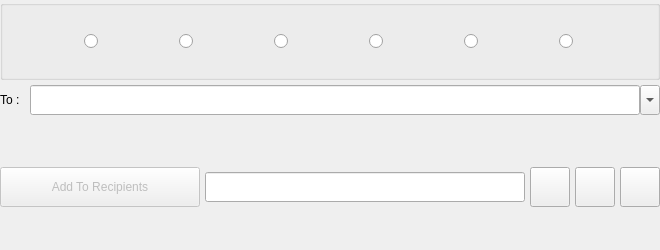
<?xml version="1.0" encoding="UTF-8"?>
<!--
 Generated by Qt.

 Copyright (C) Sapura Secured Technologies, 2014-2024. All Rights Reserved.

 @file
 @version $Id: ResourceSelector.ui 1885 2024-11-28 08:32:01Z hazim.rujhan $
-->
<ui version="4.0">
 <class>ResourceSelector</class>
 <widget class="QWidget" name="ResourceSelector">
  <property name="geometry">
   <rect>
    <x>0</x>
    <y>0</y>
    <width>660</width>
    <height>250</height>
   </rect>
  </property>
  <property name="minimumSize">
   <size>
    <width>0</width>
    <height>0</height>
   </size>
  </property>
  <property name="maximumSize">
   <size>
    <width>16777215</width>
    <height>16777215</height>
   </size>
  </property>
  <property name="windowTitle">
   <string>Form</string>
  </property>
  <layout class="QVBoxLayout" name="verticalLayout">
   <property name="spacing">
    <number>5</number>
   </property>
   <property name="leftMargin">
    <number>0</number>
   </property>
   <property name="topMargin">
    <number>0</number>
   </property>
   <property name="rightMargin">
    <number>0</number>
   </property>
   <property name="bottomMargin">
    <number>0</number>
   </property>
   <item>
    <widget class="QScrollArea" name="categoryScroll">
     <property name="sizePolicy">
      <sizepolicy hsizetype="Expanding" vsizetype="Preferred">
       <horstretch>0</horstretch>
       <verstretch>0</verstretch>
      </sizepolicy>
     </property>
     <property name="maximumSize">
      <size>
       <width>16777215</width>
       <height>80</height>
      </size>
     </property>
     <property name="frameShape">
      <enum>QFrame::NoFrame</enum>
     </property>
     <property name="widgetResizable">
      <bool>true</bool>
     </property>
     <widget class="QGroupBox" name="categoryBox">
      <property name="sizePolicy">
       <sizepolicy hsizetype="Preferred" vsizetype="Preferred">
        <horstretch>0</horstretch>
        <verstretch>0</verstretch>
       </sizepolicy>
      </property>
      <property name="flat">
       <bool>false</bool>
      </property>
      <layout class="QHBoxLayout" name="categoryLayout">
       <property name="leftMargin">
        <number>5</number>
       </property>
       <property name="topMargin">
        <number>0</number>
       </property>
       <property name="rightMargin">
        <number>5</number>
       </property>
       <property name="bottomMargin">
        <number>0</number>
       </property>
       <property name="spacing">
        <number>5</number>
       </property>
       <item>
        <widget class="QRadioButton" name="subscriber">
         <property name="sizePolicy">
          <sizepolicy hsizetype="Fixed" vsizetype="Fixed">
           <horstretch>0</horstretch>
           <verstretch>0</verstretch>
          </sizepolicy>
         </property>
         <property name="icon">
          <iconset resource="Resources.qrc">
           <normaloff>:/Images/images/icon_mobile.png</normaloff>
           :/Images/images/icon_mobile.png</iconset>
         </property>
         <property name="iconSize">
          <size>
           <width>24</width>
           <height>24</height>
          </size>
         </property>
         <attribute name="buttonGroup">
          <string notr="true">categoryGroup</string>
         </attribute>
        </widget>
       </item>
       <item>
        <widget class="QRadioButton" name="talkGroup">
         <property name="sizePolicy">
          <sizepolicy hsizetype="Fixed" vsizetype="Fixed">
           <horstretch>0</horstretch>
           <verstretch>0</verstretch>
          </sizepolicy>
         </property>
         <property name="icon">
          <iconset resource="Resources.qrc">
           <normaloff>:/Images/images/icon_group.png</normaloff>
           :/Images/images/icon_group.png</iconset>
         </property>
         <property name="iconSize">
          <size>
           <width>24</width>
           <height>24</height>
          </size>
         </property>
         <attribute name="buttonGroup">
          <string notr="true">categoryGroup</string>
         </attribute>
        </widget>
       </item>
       <item>
        <widget class="QRadioButton" name="dgnaInd">
         <property name="sizePolicy">
          <sizepolicy hsizetype="Fixed" vsizetype="Fixed">
           <horstretch>0</horstretch>
           <verstretch>0</verstretch>
          </sizepolicy>
         </property>
         <property name="icon">
          <iconset resource="Resources.qrc">
           <normaloff>:/Images/images/icon_dgna_ind.png</normaloff>
           :/Images/images/icon_dgna_ind.png</iconset>
         </property>
         <property name="iconSize">
          <size>
           <width>24</width>
           <height>24</height>
          </size>
         </property>
         <attribute name="buttonGroup">
          <string notr="true">categoryGroup</string>
         </attribute>
        </widget>
       </item>
       <item>
        <widget class="QRadioButton" name="dgnaGrp">
         <property name="sizePolicy">
          <sizepolicy hsizetype="Fixed" vsizetype="Fixed">
           <horstretch>0</horstretch>
           <verstretch>0</verstretch>
          </sizepolicy>
         </property>
         <property name="icon">
          <iconset resource="Resources.qrc">
           <normaloff>:/Images/images/icon_dgna_grp.png</normaloff>
           :/Images/images/icon_dgna_grp.png</iconset>
         </property>
         <property name="iconSize">
          <size>
           <width>24</width>
           <height>24</height>
          </size>
         </property>
         <attribute name="buttonGroup">
          <string notr="true">categoryGroup</string>
         </attribute>
        </widget>
       </item>
       <item>
        <widget class="QRadioButton" name="mobile">
         <property name="sizePolicy">
          <sizepolicy hsizetype="Fixed" vsizetype="Fixed">
           <horstretch>0</horstretch>
           <verstretch>0</verstretch>
          </sizepolicy>
         </property>
         <property name="icon">
          <iconset resource="Resources.qrc">
           <normaloff>:/Images/images/icon_mobile_phone.png</normaloff>
           :/Images/images/icon_mobile_phone.png</iconset>
         </property>
         <property name="iconSize">
          <size>
           <width>24</width>
           <height>24</height>
          </size>
         </property>
         <attribute name="buttonGroup">
          <string notr="true">categoryGroup</string>
         </attribute>
        </widget>
       </item>
       <item>
        <widget class="QRadioButton" name="dispatcher">
         <property name="sizePolicy">
          <sizepolicy hsizetype="Fixed" vsizetype="Fixed">
           <horstretch>0</horstretch>
           <verstretch>0</verstretch>
          </sizepolicy>
         </property>
         <property name="icon">
          <iconset resource="Resources.qrc">
           <normaloff>:/Images/images/icon_disp.png</normaloff>
           :/Images/images/icon_disp.png</iconset>
         </property>
         <property name="iconSize">
          <size>
           <width>24</width>
           <height>24</height>
          </size>
         </property>
         <attribute name="buttonGroup">
          <string notr="true">categoryGroup</string>
         </attribute>
        </widget>
       </item>
      </layout>
     </widget>
    </widget>
   </item>
   <item>
    <layout class="QGridLayout" name="gridLayout_2">
     <property name="sizeConstraint">
      <enum>QLayout::SetMinimumSize</enum>
     </property>
     <property name="leftMargin">
      <number>0</number>
     </property>
     <property name="topMargin">
      <number>0</number>
     </property>
     <property name="rightMargin">
      <number>0</number>
     </property>
     <property name="bottomMargin">
      <number>0</number>
     </property>
     <property name="spacing">
      <number>0</number>
     </property>
     <item row="0" column="0">
      <widget class="QLabel" name="toLabel">
       <property name="sizePolicy">
        <sizepolicy hsizetype="Fixed" vsizetype="Preferred">
         <horstretch>0</horstretch>
         <verstretch>0</verstretch>
        </sizepolicy>
       </property>
       <property name="minimumSize">
        <size>
         <width>0</width>
         <height>0</height>
        </size>
       </property>
       <property name="text">
        <string>To :</string>
       </property>
      </widget>
     </item>
     <item row="0" column="1">
      <spacer name="horizontalSpacer">
       <property name="orientation">
        <enum>Qt::Horizontal</enum>
       </property>
       <property name="sizeType">
        <enum>QSizePolicy::Fixed</enum>
       </property>
       <property name="sizeHint" stdset="0">
        <size>
         <width>10</width>
         <height>20</height>
        </size>
       </property>
      </spacer>
     </item>
     <item row="0" column="2">
      <widget class="QLineEdit" name="nameEdit">
       <property name="minimumSize">
        <size>
         <width>0</width>
         <height>30</height>
        </size>
       </property>
      </widget>
     </item>
     <item row="0" column="3">
      <widget class="QToolButton" name="viewButton">
       <property name="maximumSize">
        <size>
         <width>20</width>
         <height>30</height>
        </size>
       </property>
       <property name="text">
        <string>...</string>
       </property>
       <property name="arrowType">
        <enum>Qt::DownArrow</enum>
       </property>
      </widget>
     </item>
    </layout>
   </item>
   <item>
    <widget class="QFrame" name="recFrame">
     <layout class="QGridLayout" name="gridLayout3">
      <property name="sizeConstraint">
       <enum>QLayout::SetMinimumSize</enum>
      </property>
      <property name="leftMargin">
       <number>0</number>
      </property>
      <property name="topMargin">
       <number>5</number>
      </property>
      <property name="rightMargin">
       <number>0</number>
      </property>
      <property name="bottomMargin">
       <number>0</number>
      </property>
      <property name="spacing">
       <number>5</number>
      </property>
      <item row="0" column="0">
       <widget class="QPushButton" name="addButton">
        <property name="enabled">
         <bool>false</bool>
        </property>
        <property name="minimumSize">
         <size>
          <width>200</width>
          <height>40</height>
         </size>
        </property>
        <property name="text">
         <string>Add To Recipients</string>
        </property>
       </widget>
      </item>
      <item row="0" column="1">
       <widget class="QLineEdit" name="recEdit">
        <property name="minimumSize">
         <size>
          <width>0</width>
          <height>30</height>
         </size>
        </property>
        <property name="readOnly">
         <bool>true</bool>
        </property>
       </widget>
      </item>
      <item row="0" column="2">
       <widget class="QToolButton" name="selRightButton">
        <property name="minimumSize">
         <size>
          <width>40</width>
          <height>40</height>
         </size>
        </property>
        <property name="toolTip">
         <string>Select next</string>
        </property>
        <property name="icon">
         <iconset resource="Resources.qrc">
          <normaloff>:/Images/images/icon_to_right.png</normaloff>
          :/Images/images/icon_to_right.png</iconset>
        </property>
        <property name="iconSize">
         <size>
          <width>30</width>
          <height>30</height>
         </size>
        </property>
       </widget>
      </item>
      <item row="0" column="3">
       <widget class="QToolButton" name="selLeftButton">
        <property name="minimumSize">
         <size>
          <width>40</width>
          <height>40</height>
         </size>
        </property>
        <property name="toolTip">
         <string>Select previous</string>
        </property>
        <property name="icon">
         <iconset resource="Resources.qrc">
          <normaloff>:/Images/images/icon_to_left.png</normaloff>
          :/Images/images/icon_to_left.png</iconset>
        </property>
        <property name="iconSize">
         <size>
          <width>30</width>
          <height>30</height>
         </size>
        </property>
       </widget>
      </item>
      <item row="0" column="4">
       <widget class="QToolButton" name="clrButton">
        <property name="minimumSize">
         <size>
          <width>40</width>
          <height>40</height>
         </size>
        </property>
        <property name="toolTip">
         <string>Clear</string>
        </property>
        <property name="icon">
         <iconset resource="Resources.qrc">
          <normaloff>:/Images/images/icon_clear.png</normaloff>
          :/Images/images/icon_clear.png</iconset>
        </property>
        <property name="iconSize">
         <size>
          <width>30</width>
          <height>30</height>
         </size>
        </property>
       </widget>
      </item>
     </layout>
    </widget>
   </item>
  </layout>
 </widget>
 <resources/>
 <connections/>
 <buttongroups>
  <buttongroup name="categoryGroup"/>
 </buttongroups>
</ui>
